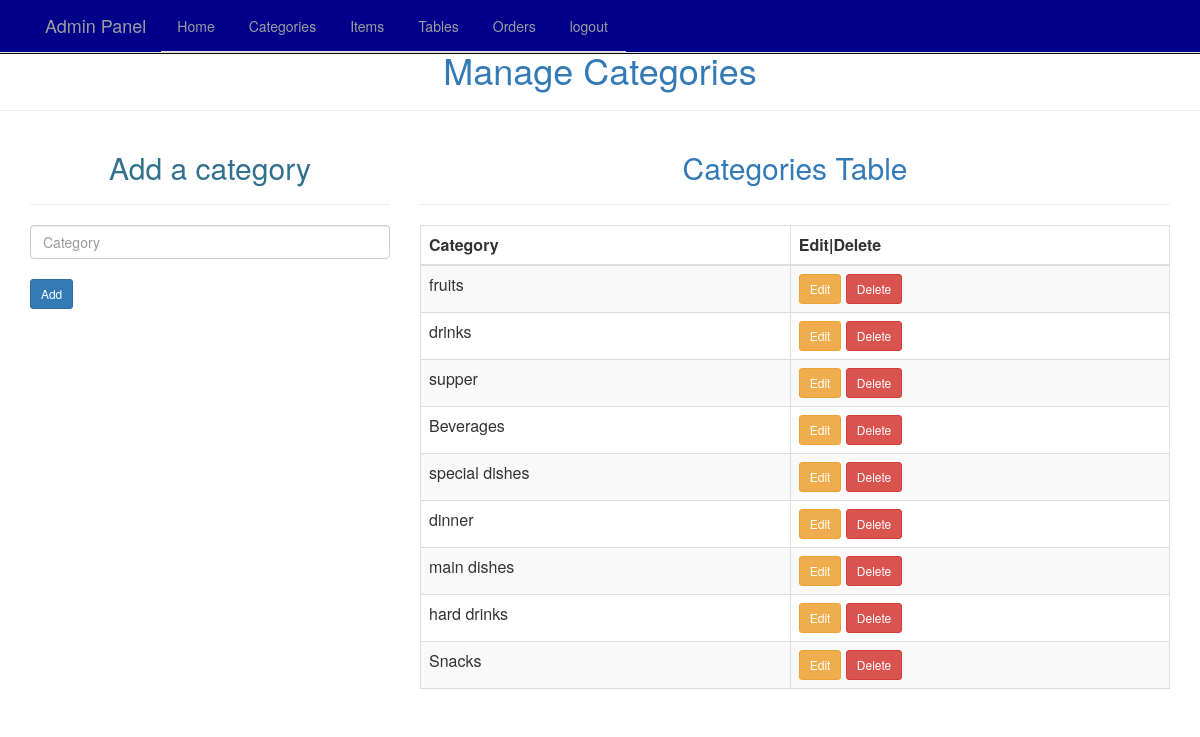
Screenshot of /admin/category.php with the database file from the repository.
### tables this page shows
CREATE TABLE `categories` (
  `Id` int(11) NOT NULL,
  `name` varchar(255) NOT NULL
);

### admin/category.php (the view, shortened to what this page needs)
<?php
include'nav.php';
include'admin.header.php';
include'connect.php';
?>
      <h1 class="text-center text-primary" style="margin-top: 20px;">Manage Categories</h1><hr>
    <div class="container">
      <div class="row">
    	<div class="col-md-4" style="border: 10px;">
          	<?php
					 	$sel_sql = "SELECT * FROM categories";
					 	$cresults = $db->query($sel_sql);
					 ?>
				 <form class="add_category " action="category.php" role="form" method="POST">
			        <h2 class="form-signin-heading text-center text-info">Add a category</h2><hr>
			        <input type="text" name="category" value="" class="form-control" placeholder="Category"><br>
			       <input type="submit" name="add" class="btn btn-sm btn-primary" value="Add">
		          </form>
    	</div>
    	<div class="col-md-8">
    		<h2 class="text-center text-primary">Categories Table</h2><hr>
    		<table class="table table-striped table-bordered tabl-condensed">
    			<thead>
    				<th class="">Category</th><th>Edit|Delete</th>
    			</thead>
    			<?php while ($categories = mysqli_fetch_assoc($cresults)) : ?>
    			<tr>
    				<td><?=$categories['name'];?></td>
    				<td>
    					<a href="edit_category.php?edit=<?=$categories['Id'];?>" class="btn btn-sm btn-warning" >Edit</a>
    					<a href="category.php?delete=<?=$categories['Id'];?>" class="btn btn-sm btn-danger">Delete</a>
    				</td>
    			</tr>
    		<?php endwhile ?>
    		</table>
    	</div>
      </div>
    </div>
 </body>
 </html>

### rows the page displays
categories: name "fruits"
categories: name "drinks"
categories: name "supper"
categories: name "Beverages"
categories: name "special dishes"
categories: name "dinner"
categories: name "main dishes"
categories: name "hard drinks"
categories: name "Snacks"
